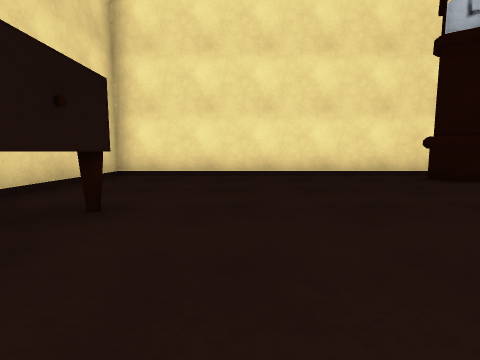
View 1 (above)

12 first-person views from a walk through a 3-D level made in the Unity game engine. The camera is 0.64 m above the floor, tilts 6° down and sees 85° across. The floor is counted in squares, 1 m on a side. Each view is taken from the middle of a square. On the plan, view 1 faces up. The plan holds only what a view shows up to about 9 squares ahead; the rest is blank.

View 2
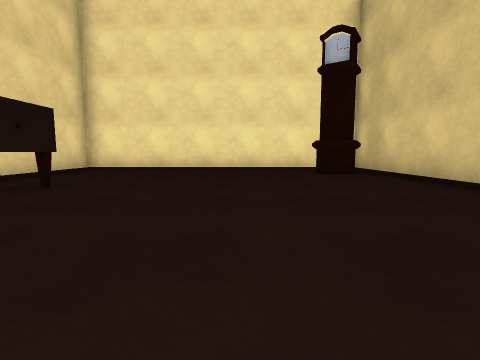

View 3
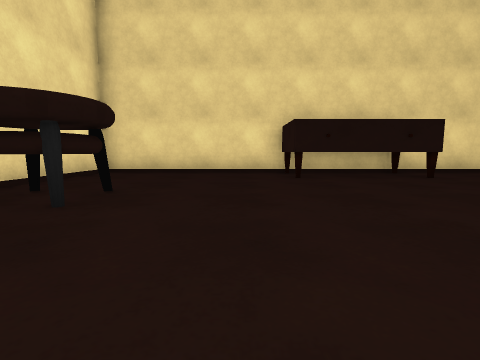

View 4
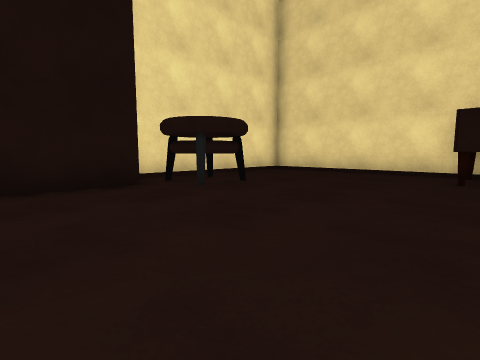

View 5
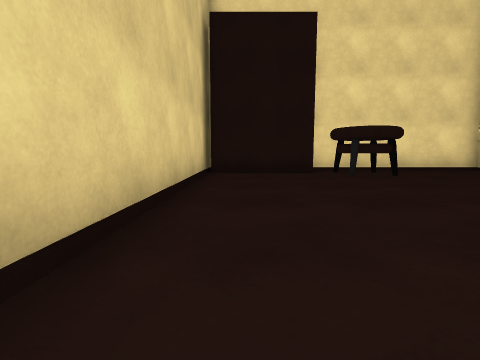

View 6
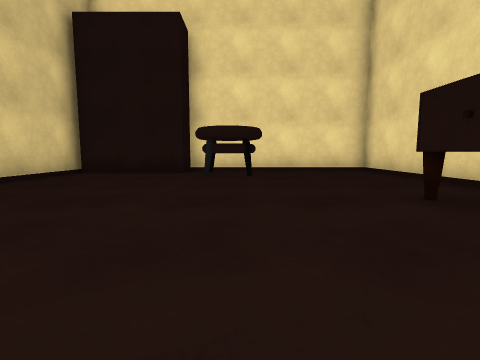

View 7
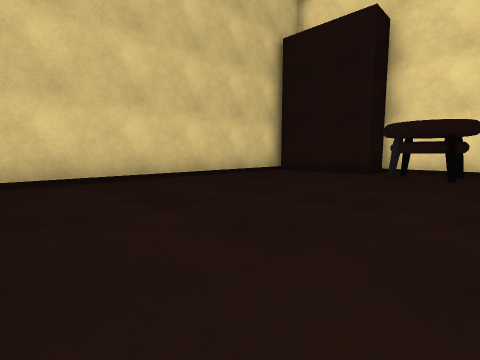

View 8
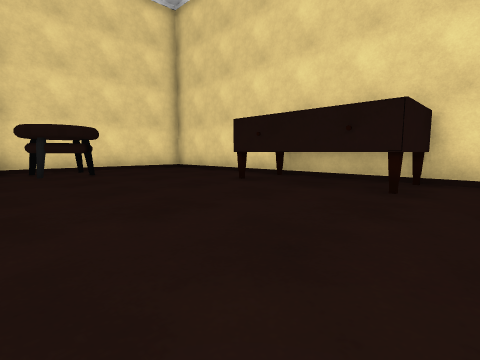

View 9
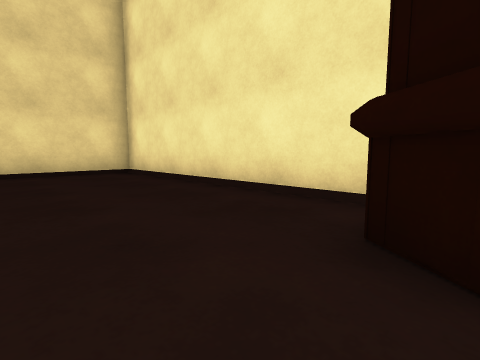

View 10
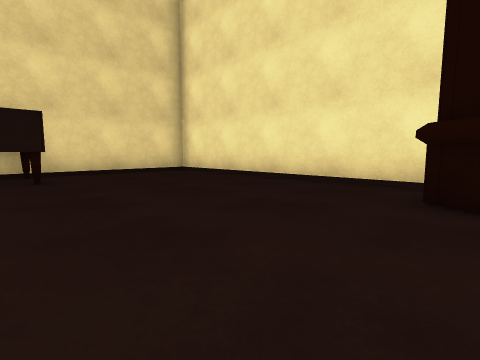

View 11
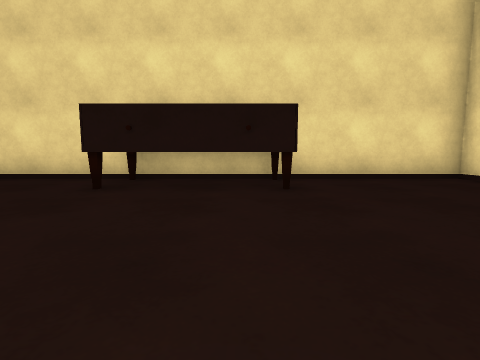

View 12
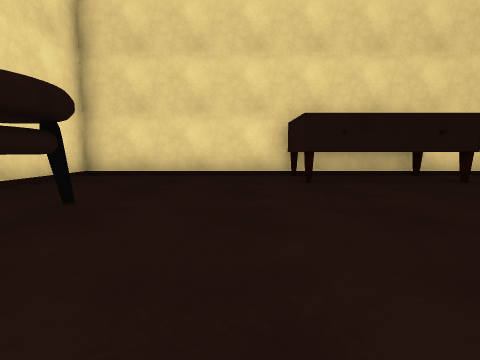

### Floor plan
Points are (right, up) in squares from view 1. A wall is a line through its corners. A room is listed if a view was taken in it or the views show most of it. See-through windows are left out.
Room 1 (views 1, 2, 3, 4, 5, 6, 7, 8, 9, 10, 11, 12)
walls: (-3.4, 3) (-1.5, 3) (-1.5, -0.7) (-3.4, -0.7); (1.1, -4) (1.9, -4) (2, -4.8); (1.3, -4) (1.9, -4.1); (1.5, -4) (2, -4.2); (1.8, -4) (2.1, -4.6); (1.9, -4) (2.1, -4.7); (5, 5.3) (4.2, 5.9); (5.4, 7.5) (-3.5, 7.5) (-3.5, -6.4) (2.7, -6.4) (2.7, -5.1) (6, -5.1); (6.1, -5.9) (6.1, 7.1)

Where each view was taken, in squares from view 1:
view 1: 0 up, 0 right, facing up
view 2: 2 down, 2 right, facing up
view 3: 2 down, 5 right, facing left
view 4: 0 up, 5 right, facing down-left
view 5: 3 up, 5 right, facing down
view 6: 3 up, 1 right, facing down
view 7: 3 up, 0 right, facing down-right
view 8: 4 up, 3 right, facing down-left
view 9: 4 up, 5 right, facing up-left
view 10: 2 up, 5 right, facing up-left
view 11: 2 up, 3 right, facing left
view 12: 2 down, 4 right, facing left
